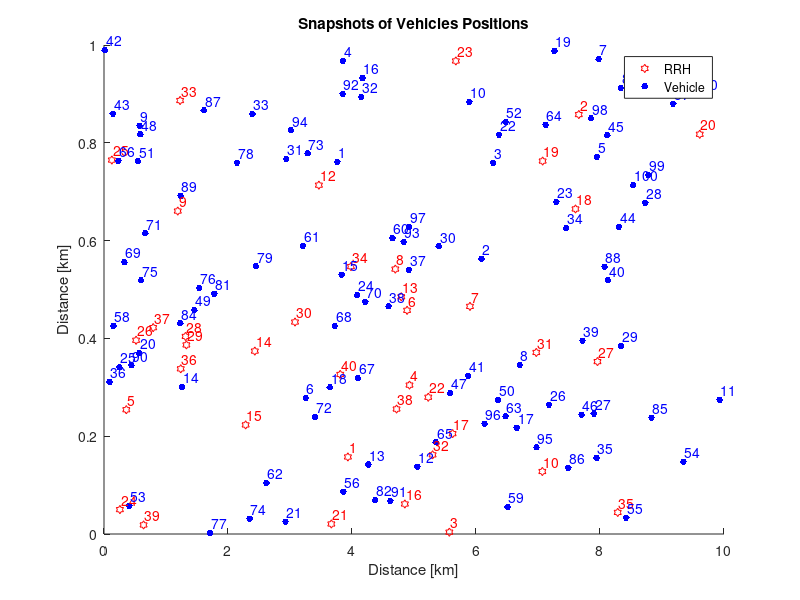

Here is the MATLAB script that generated this plot: (Note: this script raises an error after producing the figure.)
clear; clc; 
numberOfVehicles = 100; % 200; 300; 400;
numberOfRRHs = 40;
x1 = rand(1, numberOfRRHs)*10;
y1 = rand(1, numberOfRRHs);

x2 = rand(1, numberOfVehicles)*10;
y2 = rand(1, numberOfVehicles);

close all;
figure;
hold on;
hNodes = plot(x1, y1, 'rh', x2, y2, 'b.', 'MarkerSize', 15);
title('Snapshots of Vehicles Positions')
xlabel('Distance [km]')
ylabel('Distance [km]')
legend({'RRH','Vehicle'})
for i = 1 : numberOfRRHs
    text(x1(i)+0.02, y1(i)+0.02, num2str(i),'Color','r')
end
for j = 1 : numberOfVehicles
    text(x2(j)+0.02, y2(j)+0.02, num2str(j),'Color','b')
end

alpha = 3.5;
PtdBm = 23;
Pt = 10^(PtdBm/10);
R = 1;
In = calcIn(alpha,R,Pt);
BW = 10*10^(6);
NOcdBm = -174 + 10*log10(BW);
NOc = 10^(NOcdBm/10);
Distance = zeros;
SINR = zeros;
SINRdB =zeros;
Efficiency = zeros;
DataRate = zeros;
UpLinkDataRate = zeros;
MaxRB = zeros;
ReqRB = zeros;
CeilofReqRB = zeros;

count = 1;
for i = 1 : numberOfRRHs
    for j = 1 : numberOfVehicles
        
    Distance(i,j) = sqrt((x1(i) - x2(j))^2 + (y1(i) - y2(j))^2);
    SINR(i,j) = (Pt*((Distance(i,j)).^-alpha))/((numberOfRRHs)*In + NOc);
    SINRdB(i,j)=10*log10(SINR(i,j));

    if (SINRdB(i,j) <= -9.5)
        Efficiency(i,j) = 0.000001;
    elseif (SINRdB(i,j) > -9.5) && (SINRdB(i,j) <= -6.7)
        Efficiency(i,j) = 0.1523;
    elseif (SINRdB(i,j) > -6.7) && (SINRdB(i,j) <= -4.1)
        Efficiency(i,j) = 0.2344;
    elseif (SINRdB(i,j) > -4.1) && (SINRdB(i,j) <= -1.8)
        Efficiency(i,j) = 0.3770;
    elseif (SINRdB(i,j) > -1.8) && (SINRdB(i,j) <= 0.4)
        Efficiency(i,j) = 0.6016;    
    elseif (SINRdB(i,j) > 0.4) && (SINRdB(i,j) <= 2.5)
        Efficiency(i,j) = 0.8770;
    elseif (SINRdB(i,j) > 2.5) && (SINRdB(i,j) <= 4.5)
        Efficiency(i,j) = 1.1758;    
    elseif (SINRdB(i,j) > 4.5) && (SINRdB(i,j) <= 6.5)
        Efficiency(i,j) = 1.4766;    
    elseif (SINRdB(i,j) > 6.5) && (SINRdB(i,j) <= 8.5)
        Efficiency(i,j) = 1.9141;
    elseif (SINRdB(i,j) > 8.5) && (SINRdB(i,j) <= 10.3)
        Efficiency(i,j) = 2.4063;        
    elseif (SINRdB(i,j) > 10.3) && (SINRdB(i,j) <= 12.3)
        Efficiency(i,j) = 2.7305;    
    elseif (SINRdB(i,j) > 12.3) && (SINRdB(i,j) <= 14.2)
        Efficiency(i,j) = 3.3223;    
    elseif (SINRdB(i,j) > 14.2) && (SINRdB(i,j) <= 15.9)
        Efficiency(i,j) = 3.9023;
    elseif (SINRdB(i,j) > 15.9) && (SINRdB(i,j) <= 17.8)
        Efficiency(i,j) = 4.5234;    
    elseif (SINRdB(i,j) > 17.8) && (SINRdB(i,j) <= 19.8)
        Efficiency(i,j) = 5.1152;    
    elseif (SINRdB(i,j) > 19.8) 
        Efficiency(i,j) = 5.5547;
    end
        
    DataRate(i,j) = 12*14*Efficiency(i,j)*1000;  
    UpLinkDataRate(j) = 1000000;
    MaxRB(i) = 50;
    ReqRB(i,j) = UpLinkDataRate(j)/DataRate(i,j);
    CeilofReqRB(i,j) = ceil(ReqRB(i,j));

    count = count + 1; 
    end
end

disp(SINRdB)
disp(Efficiency)
disp(DataRate)
disp(ReqRB)
disp(CeilofReqRB)
